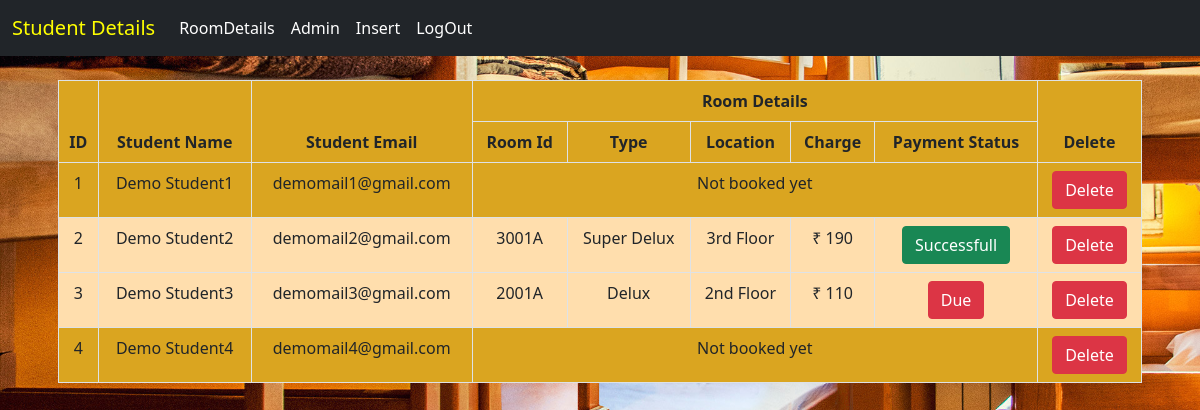
The page /studentlist.php (signed in) on the database its author committed.
### tables this page shows
CREATE TABLE `students` (
  `ID` int(11) NOT NULL,
  `Student Name` varchar(255) NOT NULL,
  `SEmail` varchar(255) NOT NULL,
  `SPassword` varchar(255) NOT NULL,
  `Date Time` datetime NOT NULL DEFAULT current_timestamp()
);

CREATE TABLE `record` (
  `ID` int(11) NOT NULL,
  `SEmail` varchar(255) NOT NULL,
  `RoomID` varchar(255) NOT NULL,
  `payment_status` text NOT NULL,
  `DateTime` datetime NOT NULL DEFAULT current_timestamp()
);

CREATE TABLE `rooms` (
  `ID` int(11) NOT NULL,
  `Room ID` varchar(255) NOT NULL,
  `Type` varchar(255) NOT NULL,
  `Location` varchar(255) NOT NULL,
  `Charge` int(11) NOT NULL,
  `Room Status` varchar(255) NOT NULL,
  `Date Time` datetime NOT NULL DEFAULT current_timestamp()
);

### studentlist.php (the view, shortened to what this page needs)
<!doctype html>
<html lang="en">
<head>
    <link href="_css/styles.css" rel="stylesheet">
    <link href="https://cdn.jsdelivr.net/npm/bootstrap@5.0.1/dist/css/bootstrap.min.css" rel="stylesheet">
</head>
<body class="adminbackground">
    <nav class="navbar navbar-expand-lg navbar-dark bg-dark">
        <div class="container-fluid">
            <span class="navbar-brand" style="color: yellow;">Student Details</span>
            <div class="collapse navbar-collapse" id="navbarSupportedContent">
                <ul class="navbar-nav me-auto mb-2 mb-lg-0">
                    <li class="nav-item">
                        <a class="nav-link active" aria-current="page" href="roomdetails.php">RoomDetails</a>
                    </li>
                    <li class="nav-item">
                        <a class="nav-link active" aria-current="page" href="admin.php">Admin</a>
                    </li>
                    <li class="nav-item">
                        <a class="nav-link active" aria-current="page" href="insert.php">Insert</a>
                    </li>
                    <li class="nav-item">
                        <a class="nav-link active" aria-current="page" href="logout.php">LogOut</a>
                    </li>
                </ul>
            </div>
        </div>
    </nav>
    <div class="container-md">
        <div class="card-body">
            <div class="table-responsive mt-2">
                <table class="table table-bordered text-center" width="100%" cellspacing="0">
                    <thead class="head">
                        <tr>
                            <th rowspan="2">ID</th>
                            <th rowspan="2">Student Name</th>
                            <th rowspan="2">Student Email</th>
                            <th colspan="5">Room Details</th>
                            <th rowspan="2">Delete</th>
                        </tr>
                        <tr>
                            <th>Room Id</th>
                            <th>Type</th>
                            <th>Location</th>
                            <th>Charge</th>
                            <th>Payment Status</th>
                        </tr>
                    </thead>
                    <tbody>
                        <?php
                        include '_includes/connect.php';
                        $sql = mysqli_query($conn, "SELECT * FROM students");
                        $i = 1;
                        while ($row = mysqli_fetch_array($sql)) {
                            $sql_record = mysqli_query($conn, "SELECT * FROM record WHERE SEmail = '$row[SEmail]'");
                            if (@mysqli_num_rows($sql_record) > 0) {
                                $row_record = mysqli_fetch_array($sql_record);
                                $sql_room = mysqli_query($conn, "SELECT * FROM rooms WHERE  `Room ID` = '$row_record[RoomID]'");
                                $row_room = mysqli_fetch_array($sql_room);
                        ?>
                                <tr class="odd">
                                    <td><?php echo $i; ?></td>
                                    <td><?php echo $row['Student Name']; ?></td>
                                    <td><?php echo $row['SEmail']; ?></td>
                                    <td><?php echo $row_record['RoomID']; ?></td>
                                    <td><?php echo $row_room['Type']; ?></td>
                                    <td><?php echo $row_room['Location']; ?></td>
                                    <td>&#8377; <?php echo $row_room['Charge']; ?></td>
                                    <td>
                                        <?php
                                        if ($row_record['payment_status'] == 1) { ?>
                                            <a href="change-payment-status.php?id=<?php echo $row_record['RoomID']; ?>" class="btn btn-success" onclick="return confirm('Do you want to change status?');">Successfull</a>
                                        <?php } else { ?>
                                            <a href="change-payment-status.php?id=<?php echo $row_record['RoomID']; ?>" class="btn btn-danger" onclick="return confirm('Do you want to change status?');">Due</a>
                                        <?php }
                                        ?>
                                    </td>
                                    <td><a href="sdelete.php?ID=<?php echo $row['ID']; ?>&smail=<?php echo $row['SEmail']; ?>" class="btn btn-danger" onclick="return confirm('Do you want to delete the Student?');">Delete</a></td>
                                </tr>
                            <?php } else {
                            ?>
                                <tr class="even">
                                    <td><?php echo $i; ?></td>
                                    <td><?php echo $row['Student Name']; ?></td>
                                    <td><?php echo $row['SEmail']; ?></td>
                                    <td colspan="5">Not booked yet</td>
                                    <td><a href="sndelete.php?ID=<?php echo $row['ID']; ?>" class="btn btn-danger" onclick="return confirm('Do you want to delete the Student?');">Delete</a></td>
                                </tr>
                        <?php }
                            $i++;
                        }
                        ?>
                    </tbody>
                </table>
            </div>
        </div>
    </div>
</body>
</html>

### _css/styles.css (style rules this page uses)
body.adminbackground { background: url(../_image/hostel3.jpg); height: 500px; background-position: center; background-size: cover; }
thead.head { background-color: #DAA520; }
tr.even { background-color: #DAA520; }
tr.odd { background-color: #FFDEAD; }

### rows shown on the page
students: Student Name "Demo Student1", SEmail "demomail1@gmail.com"
students: Student Name "Demo Student2", SEmail "demomail2@gmail.com", record.RoomID "3001A", rooms.Type "Super Delux", rooms.Location "3rd Floor", rooms.Charge "190"
students: Student Name "Demo Student3", SEmail "demomail3@gmail.com", record.RoomID "2001A", rooms.Type "Delux", rooms.Location "2nd Floor", rooms.Charge "110"
students: Student Name "Demo Student4", SEmail "demomail4@gmail.com"
